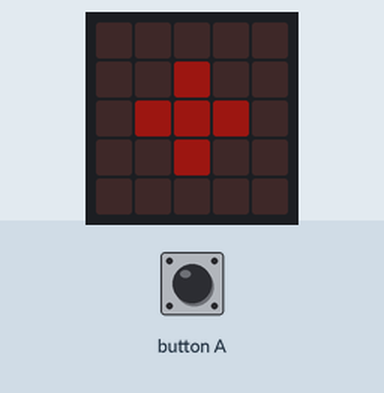
This program was run on a simulated BBC micro:bit running MicroPython. Shown: the board's 5×5 LED display. The test bench sets the inputs (shaded band). Dim RGB values are drawn brighter than linear.

Above: at 4.91 s.
7.0 s: button A pressed for 0.15 s
At 7.18 s:
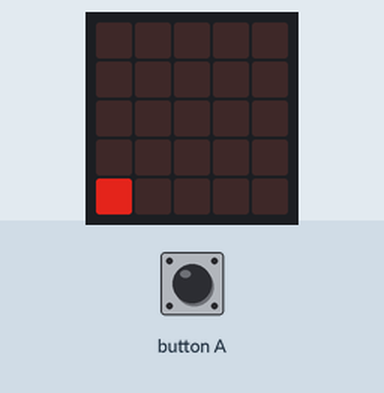
7.7 s: button A pressed for 1 s
At 7.78 s:
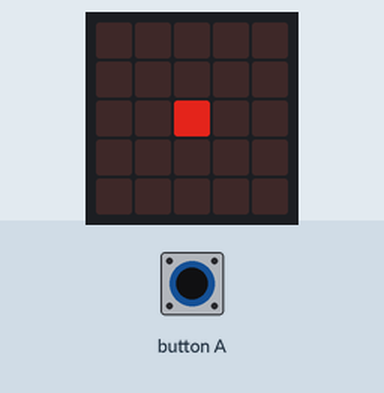
At 12.08 s:
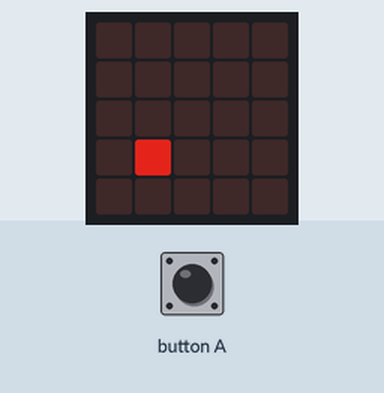
Timing chart, 0 to 13.6 s (numbered marks = the images above; inputs shaded):
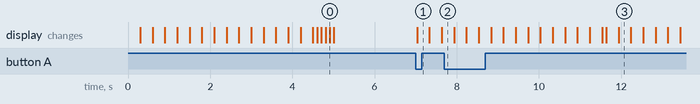

The program:

Toby.py
```python
from microbit import *

fire1=(Image("00000:00000:00000:00000:60000"))
fire2=(Image("00000:00000:00000:06000:00000"))
fire3=(Image("00000:00000:00600:00000:00000"))
fire4=(Image("00650:00575:00056:00000:00000"))
fire=(Image("04654:04575:00456:00044:00000"))
fire5=(Image("02242:02454:02242:00222:00000"))
fire6=(Image("01111:11121:01111:11111:01111"))
fire7=(Image("00000:00010:00000:00000:00000"))
fire0=(Image("00000:00000:00000:00000:00000"))
fire8=(Image("00000:00000:00000:00000:00600"))
fire9=(Image("00000:00000:00000:00600:00000"))
fireA=(Image("00000:00000:00600:00000:00000"))
fireB=(Image("00000:00600:06760:00600:00000"))
fireC=(Image("00000:05650:06760:05650:00000"))
fireD=(Image("40004:05650:06660:05650:40004"))
#fireE=(Image("30003:04240:02520:04240:30003"))
#fireF=(Image("20002:02220:02320:02220:20002"))
#fireG=(Image("00000:00000:00100:00000:00000"))
firework=[fire1,fire2,fire3,fire4,fire,fire5,fire6,fire7,fire0,fire8,fire9,fireA,fireB,fireC,fireD]

display.show(firework,delay=300)


def fade():
    for x in range(0,5):
        for y in range(0,5):
            #display.set_pixel(y, x, 9)
            br=display.get_pixel(x, y)
            if br>0:
                display.set_pixel(x, y, br-1)


fade()
sleep(100)
fade()
sleep(100)
fade()
sleep(100)
fade()
sleep(100)
fade()
sleep(100)
fade()
sleep(100)
fade()
sleep(100)
fade()
sleep(100)
fade()
sleep(100)
fade()
sleep(100)
fade()
sleep(100)
fade()
sleep(100)
fade()

firework=[fire1,fire2,fire3,fire4,fire,fire5,fire6,fire7,fire0,fire8,fire9,fireA,fireB,fireC,fireD]

while True:
    if button_a.was_pressed():
        display.show(firework,delay=300)
    fade()
    sleep(100)
```

Measured:
- after the input at 7.0 s, the display: changes at once (image 1)
- after the input at 7.7 s, the display: first differs from a run without the input after 3.9 s (image 3 shows a later state)
